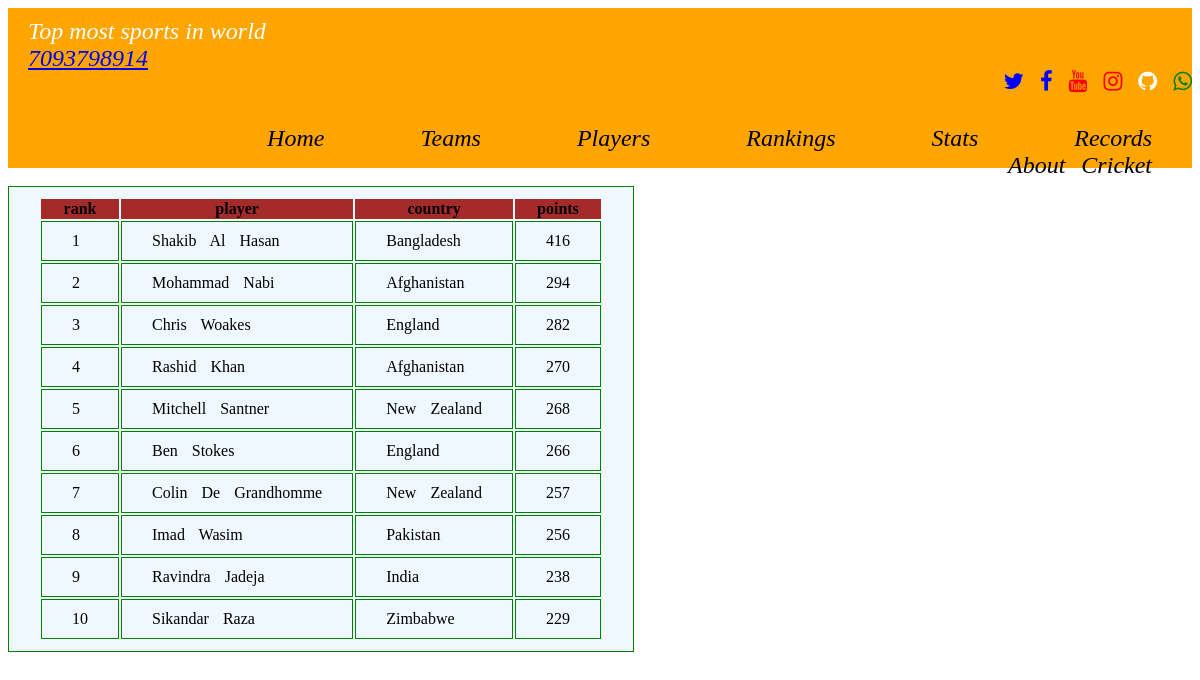
Screenshot of /web/icc_odiallrounder_team with the database file from the repository.
### web/models.py (models this page shows)
class OdiAllrounderRankings(models.Model):
    rank=models.IntegerField()
    player=models.CharField(max_length=80)
    country=models.CharField(max_length=80)
    points=models.IntegerField()

### web/views.py (the view)
# urls.py: path('icc_odiallrounder_team',views.icc_odiallrounder_team,name='icc_odiallrounder_team'),
def icc_odiallrounder_team(request):
    an=OdiAllrounderRankings.objects.all
    return render(request,'web/icc_odiallrounder_team.html',{'access_records':an})

### template/web/icc_odiallrounder_team.html (shortened to what this page needs)
<!DOCTYPE html>
{% extends "web/all.html" %}
{% load static %}
{% block body_block %}
<body >
    <div class="body">
         <table>
         <div class="dhana">
                <tr>
                  <th colspan="0">rank</th>
                  <th colspan="0">player</th>
                  <th colspan="1">country</th>
                  <th colspan="1">points</th>
                </tr>
                {% for acc in access_records %}
                <tr>
                  <td>{{ acc.rank }}</td>
                  <td>{{ acc.player }}</td>
                  <td>{{ acc.country }}</td>
                  <td>{{ acc.points }}</td>
                </tr>
                {% endfor %}
    </div></table>
        {% endblock %}

### static/images/css/style.css (style rules this page uses)
table,td { border: 1px solid green; background-color: aliceblue; word-spacing: 10px; padding: 10px 30px 10px 30px; color: black; }
th { background-color: brown; }

### rows the page displays
OdiAllrounderRankings: rank "1", player "Shakib Al Hasan", country "Bangladesh", points "416"
OdiAllrounderRankings: rank "2", player "Mohammad Nabi", country "Afghanistan", points "294"
OdiAllrounderRankings: rank "3", player "Chris Woakes", country "England", points "282"
OdiAllrounderRankings: rank "4", player "Rashid Khan", country "Afghanistan", points "270"
OdiAllrounderRankings: rank "5", player "Mitchell Santner", country "New Zealand", points "268"
OdiAllrounderRankings: rank "6", player "Ben Stokes", country "England", points "266"
OdiAllrounderRankings: rank "7", player "Colin De Grandhomme", country "New Zealand", points "257"
OdiAllrounderRankings: rank "8", player "Imad Wasim", country "Pakistan", points "256"
OdiAllrounderRankings: rank "9", player "Ravindra Jadeja", country "India", points "238"
OdiAllrounderRankings: rank "10", player "Sikandar Raza", country "Zimbabwe", points "229"
